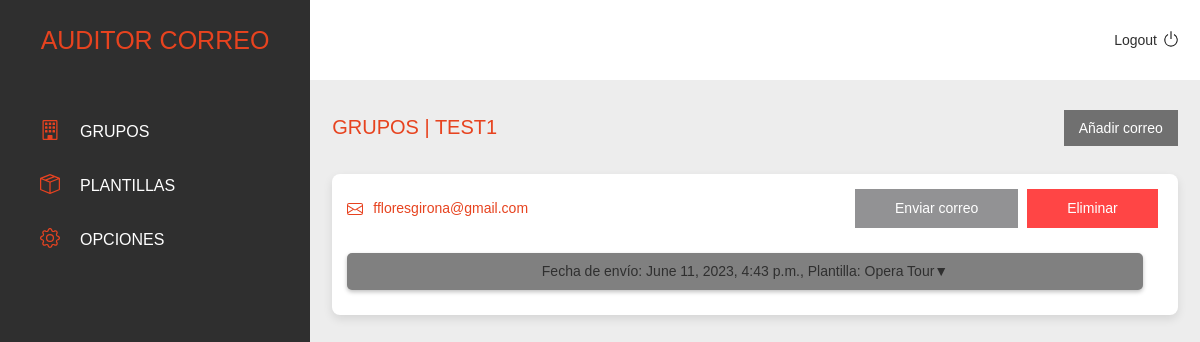
Before: /grupos/3 (signed in) with the older database file.
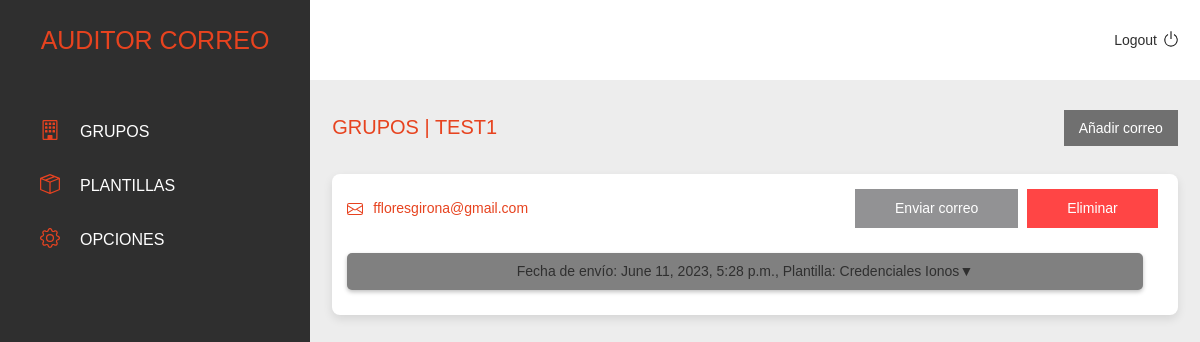
After: the same page with the newer database file.
### backend/correos/models.py (models this page shows)
class Correos(models.Model):
    id = models.AutoField(primary_key=True)
    correo = models.EmailField(max_length=35)
    grupo = models.ForeignKey(Grupos, on_delete=models.CASCADE)
    propietario = models.ForeignKey(User, on_delete=models.CASCADE)
    def __str__(self):
        return self.correo

### backend/smtp/models.py (models this page shows)
class Enviados(models.Model):
    fecha_envio = models.DateTimeField(auto_now_add=True)
    plantilla = models.ForeignKey(Plantillas, on_delete=models.CASCADE)
    correo = models.ForeignKey(Correos, on_delete=models.CASCADE)
    propietario = models.ForeignKey(User, on_delete=models.CASCADE)
    def __str__(self):
        return str(self.id)

### backend/plantillas/models.py (models this page shows, shortened)
class Plantillas(models.Model):
    OPCIONES = [
        ('phishing', 'phishing'),
        ('acceso', 'acceso'),
    ]
    id = models.AutoField(primary_key=True)
    tipo = models.CharField(max_length=20, choices=OPCIONES)
    nombre = models.CharField(max_length=50)
    asunto = models.CharField(max_length=100)
    mensaje = models.TextField()
    imagen = models.ImageField(upload_to='imagenes')
    plantilla = models.TextField()
    redireccion = models.CharField(max_length=200, null=True, blank=True)
    pdf = models.FileField(upload_to='imagenes', null=True, blank=True)
    emisor = models.ForeignKey(Emisores, on_delete=models.CASCADE)
    propietario = models.ForeignKey(User, null=True, on_delete=models.CASCADE)

### backend/correos/views.py (the view, shortened to what this page needs)
# urls.py: path('grupos/<str:id>', views.index, name='correos'),
@login_required(login_url='/accounts/login/')
def index(request, id=None):
    if request.method == 'GET':
        datos = obtener_datos_correos(request, id)
        data = {
            'datos': datos,
            'directorios' : [['carpeta-1-hola', 'dir'],['archivo-1', 'file'],['carpeta-2', 'dir'],['archivo-2', 'file'],['carpeta-1-hola', 'dir'],['archivo-1', 'file'],['carpeta-2', 'dir'],['archivo-2', 'file'],['carpeta-1-hola', 'dir'],['archivo-1', 'file'],['carpeta-2', 'dir'],['archivo-2', 'file']]
        }
    print(datos)
    return render(request, 'backend/correos/index.html', data)

### backend/registradores/models.py (called while the page is built)
    def __str__(self):
        return f'LogEntry #{self.id}'

    def __str__(self):
        return f'LogEntry #{self.id}'

### templates/backend/correos/index.html (shortened to what this page needs)
{% extends "backend/base.html" %}
{% load static %}
{% block content %}
<div class="titleOptions">
    <h1 class="sectionTitle uppercase">grupos | {{ datos.0.grupo }}</h1>
    <button class="addNewItem" onclick="toggleModal('añadir-correo')">Añadir correo</button>
</div>
{% for datos_correo in datos %}
    <div class="box">
        <div class="box-header">
            <div class="box-header-info">
                <div><img class="mail-icon" src="{% static 'images/frontend/icons/mail.svg' %}"></div>
                <div><h6 class="orange email-text">{{ datos_correo.correo.correo }}</h6></div>
            </div>
            <div>
                <button onclick="toggleModal('enviar{{datos_correo.correo.id}}')" class="button blue-btn"><h6>Enviar correo</h6></button>
                <button onclick="toggleModal('delete{{datos_correo.correo.id}}')" class="button red-btn"><h6>Eliminar</h6></button>
            </div>
        </div>
        <div class="box-body box-body-left">
            <div id="pc-options-box-{{ forloop.counter }}" class="pc-options-box">
                {% for enviado in datos_correo.enviados %}
                <div class="table-box" id="table-box-{{ forloop.parentloop.counter }}-{{ forloop.counter }}">
                    <h6 style="justify-content: center;" class="toggleTable" onclick="toggleTable('credenciales-{{ forloop.parentloop.counter }}-{{ forloop.counter }}')">Fecha de envío: {{ enviado.enviado.fecha_envio }}, Plantilla: {{ enviado.enviado.plantilla.nombre }} <span class="arrow">&#x25BC;</span></h6>
            {% endfor %}
        </div>
    </div>
</div>
{% endfor %}
{% endblock %}

Changed rows visible on the page:
removed Enviados: enviado.fecha_envio "June 11, 2023, 4:43 p.m.", enviado.plantilla.nombre "Opera Tour"
added Enviados: enviado.fecha_envio "June 11, 2023, 5:28 p.m.", enviado.plantilla.nombre "Credenciales Ionos"
